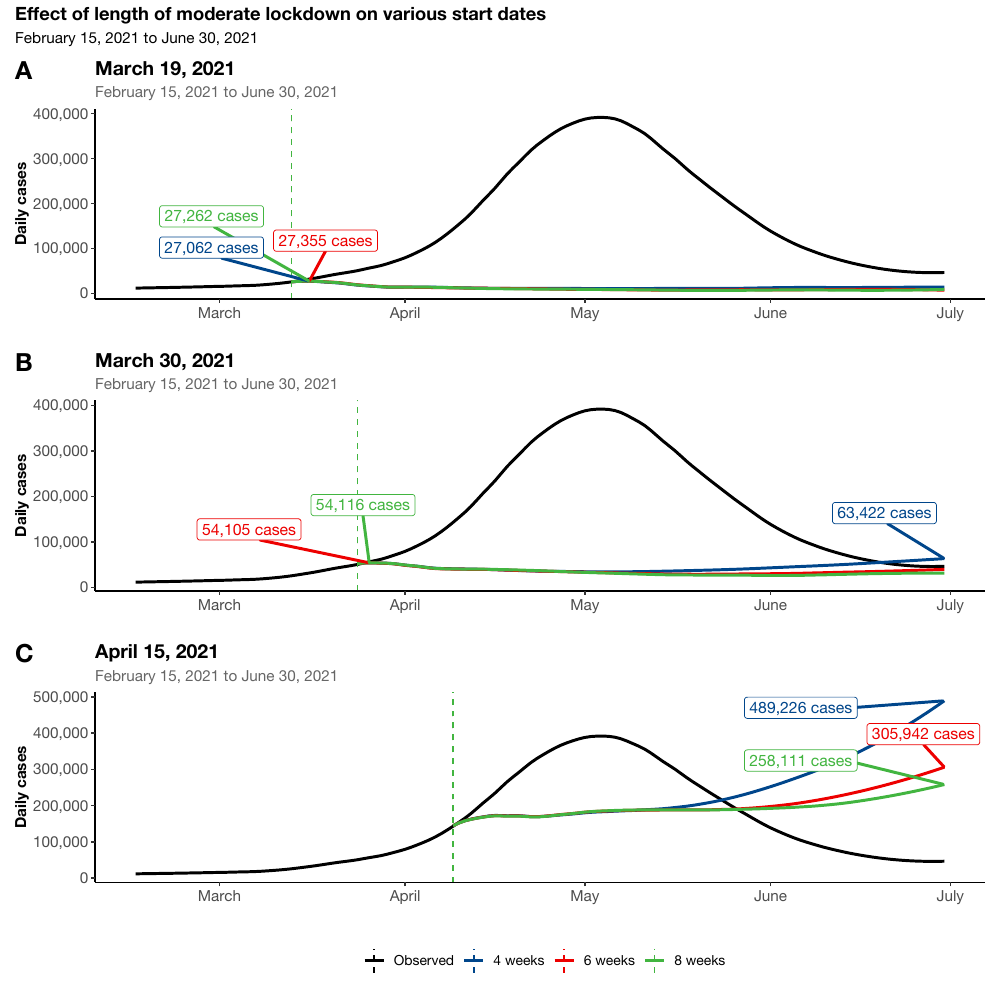

Here is the R script that generated this plot:
# libraries ----------

# libraries ----------
rm(list = ls())
librarian::shelf(tidyverse, lubridate, ggsci, ggrepel, janitor, glue, here,
                 ggtext, patchwork, data.table)
librarian::shelf(tidyverse, lubridate, ggsci, ggrepel, data.table,
                 janitor, glue, here, ggtext, patchwork, ggpubr)

source("esir_ally.R")

ggplot2::theme_set(
  ggplot2::theme_classic() +
    ggplot2::theme(
      text            = ggplot2::element_text(family = "Helvetica Neue"),
      legend.position = "top",
      legend.title    = ggplot2::element_blank(),
      plot.title      = ggplot2::element_text(face = "bold", hjust = 0),
      plot.caption    = ggtext::element_markdown(hjust = 0)
    )
)

end_date     <- "2021-06-30"
tmp_outname  <- "esir_lol_case_plot.pdf"

# load data ----------
obs <- fread("covid19india_national_counts_20211031.csv")[
  , `:=` (
    date     = as.Date(date),
    scenario = "Observed"
  )][
    date >= "2021-02-15"][]

get_pred <- function(x, r_0 = 2) {
  
  tmp_date <- as.Date(x, "%Y%m%d")
  tmp_4wk_casename <- glue("{tmp_date}_t6_r{r_0}")
  tmp_6wk_casename <- glue("{tmp_date}_t7_r{r_0}")
  tmp_8wk_casename <- glue("{tmp_date}_t8_r{r_0}")
  
  tmp_4wk_pred <- fread(glue("{tmp_4wk_casename}_data.txt"))[, date := as.Date(date)][date >= as.Date(x, "%Y%m%d")][, `:=` (scenario = "4 weeks", start_date = as.Date(x, "%Y%m%d"))][]
  tmp_6wk_pred <- fread(glue("{tmp_6wk_casename}_data.txt"))[, date := as.Date(date)][date >= as.Date(x, "%Y%m%d")][, `:=` (scenario = "6 weeks", start_date = as.Date(x, "%Y%m%d"))][]
  tmp_8wk_pred <- fread(glue("{tmp_8wk_casename}_data.txt"))[, date := as.Date(date)][date >= as.Date(x, "%Y%m%d")][, `:=` (scenario = "8 weeks", start_date = as.Date(x, "%Y%m%d"))][]
  
  rbindlist(list(
    tmp_4wk_pred,
    tmp_6wk_pred,
    tmp_8wk_pred
  ))
  
}

apr15 <- get_pred(x = "20210415")
mar30 <- get_pred(x = "20210330")
mar19 <- get_pred(x = "20210319")

# prepare data ----------
clean_prep <- function(x) {
  
  alt_end <- x[, unique(start_date)]
  
  none <- obs %>% select(c(date, daily_cases)) %>% rename(incidence = daily_cases) %>% 
    add_column(scenario = "No intervention") %>% filter(date <= end_date)
  wk4    <- obs %>% clean_scenario(p = x, stop_obs = alt_end, scen = "4 weeks", end_date = end_date)
  wk6    <- obs %>% clean_scenario(p = x, stop_obs = alt_end, scen = "6 weeks", end_date = end_date)
  wk8    <- obs %>% clean_scenario(p = x, stop_obs = alt_end, scen = "8 weeks", end_date = end_date)
  
  total <- none %>%
    add_row(wk4) %>% 
    add_row(wk6) %>% 
    add_row(wk8)
  
  total.smoothed <- total %>% 
    filter(date <= end_date) %>% 
    nest(data = c(date, incidence)) %>% 
    mutate(m = purrr::map(data, loess, formula = incidence ~ as.numeric(date), span = 0.25),
           fitted = purrr::map(m, `[[`, "fitted")) %>% 
    select(-m) %>% 
    unnest(cols = c(data, fitted))
  
  total.smoothed.plot <- total.smoothed %>% 
    filter(scenario == "No intervention") %>%
    filter(date <= end_date) %>% 
    mutate(scenario = "Observed") %>% 
    add_row(total.smoothed %>% 
              filter(scenario == "4 weeks", 
                     date >= alt_end - 6)) %>% 
    add_row(total.smoothed %>% 
              filter(scenario == "6 weeks", 
                     date >= alt_end - 6)) %>% 
    add_row(total.smoothed %>% 
              filter(scenario == "8 weeks", 
                     date >= alt_end - 6)) %>% 
    mutate(scenario = factor(scenario, levels = c("Observed", "4 weeks", "6 weeks", 
                                                  "8 weeks"))) %>%
    filter(date <= end_date) %>%
    mutate(start_date = alt_end)
  
  return(total.smoothed.plot)
  
}

apr15_prepped <- clean_prep(x = apr15)
mar30_prepped <- clean_prep(x = mar30)
mar19_prepped <- clean_prep(x = mar19)

plot_data <- bind_rows(
  mar19_prepped,
  mar30_prepped,
  apr15_prepped
)

# plot -----------
colores <- c(
  "Observed" = "black",
  "4 weeks"  = pal_lancet()(3)[1],
  "6 weeks"  = pal_lancet()(3)[2],
  "8 weeks"  = pal_lancet()(3)[3]
)

lol_plot <- function(x) {
  
  tmp_plot_data <- plot_data %>% filter(start_date == x)
  
  tmp_plot_data %>%
    filter(date >= "2021-02-15" & date <= end_date) %>%
    ggplot(aes(x = date, y = fitted)) + 
    geom_line(aes(color = scenario), size = 1) +
    scale_color_manual(values = colores) +
    geom_vline(data = tmp_plot_data %>% 
                 group_by(scenario) %>% 
                 filter(date == min(date)) %>% 
                 dplyr::ungroup() %>% 
                 select(scenario, date) %>% 
                 filter(!(scenario %in% c("Observed", "No intervention"))), 
               aes(xintercept = date, color = scenario), 
               linetype = 'dashed') + 
    geom_label_repel(data = tmp_plot_data %>% 
                       group_by(scenario) %>% 
                       filter(fitted == max(fitted)) %>% 
                       dplyr::ungroup() %>% 
                       select(scenario, date, fitted) %>% 
                       filter(!(scenario %in% c("Observed", "No intervention"))), 
                     aes(x = date, 
                         y = fitted, 
                         label = paste0(formatC(round(fitted), format="f", big.mark=",", digits=0), " cases"),
                         color = scenario,
                         family = "Helvetica Neue"), 
                     nudge_y = 100000, 
                     nudge_x = -10, 
                     size = 4, 
                     show.legend  = FALSE, 
                     segment.size = 1) + 
    guides(color = guide_legend(nrow = 1)) + 
    labs(title    = glue("{format(as.Date(x), '%B %e, %Y')}"),
         y        = "Daily cases",
         x        = "",
         subtitle = glue::glue("February 15, 2021 to {format(as.Date(end_date), '%B %e, %Y')}"),
         color    = "Date of intervention") +
    scale_y_continuous(labels = scales::comma) +
    scale_x_date(date_labels = "%B") +
    theme_classic() +
    theme(
      text            = element_text(family = "Helvetica Neue"),
      axis.text.x     = element_text(size = 11, vjust = 0.5),
      axis.text.y     = element_text(size = 11),
      axis.title.x    = element_text(size = 11, face = "bold"),
      axis.title.y    = element_text(size = 11, face = "bold"),
      legend.text     = element_text(size = 10),
      legend.position = "top",
      legend.title = element_blank(),
      plot.title      = element_text(size = 14, face = "bold"),
      plot.subtitle   = element_text(size = 11, hjust = 0, color = "gray40"),
      plot.caption    = element_markdown(size = 10, hjust = 0)
    )
  
}

mar19_plot <- lol_plot(x = "2021-03-19")
mar30_plot <- lol_plot(x = "2021-03-30") + theme(legend.position = "none")
apr15_plot <- lol_plot(x = "2021-04-15") + theme(legend.position = "none")

leg <- as_ggplot(get_legend(mar19_plot))
mar19_plot <- mar19_plot + theme(legend.position = "none")

patched <- mar19_plot / mar30_plot / apr15_plot / leg

full_plot <- patched +
  plot_layout(ncol = 1, heights = c(3, 3, 3, 1)) &
  plot_annotation(
    title    = "Effect of length of moderate lockdown on various start dates",
    subtitle = glue::glue("{format(as.Date('2021-02-15'), '%B %e, %Y')} to {format(as.Date(end_date), '%B %e, %Y')}"),
   # caption  = glue::glue("**\uA9 COV-IND-19 Study Group**"),
    tag_levels = list(c("A", "B", "C", ""))
  )  &
  theme(
    plot.tag.position = c(0, 1),
    plot.tag          = element_text(size = 18, hjust = 0, vjust = 1, family = "Helvetica Neue", face = "bold")
  )

# save output ----------
ggsave(filename =  glue("figure s9.pdf"),
       plot     = full_plot,
       height   = 10,
       width    = 10,
       units = "in", device = cairo_pdf)
